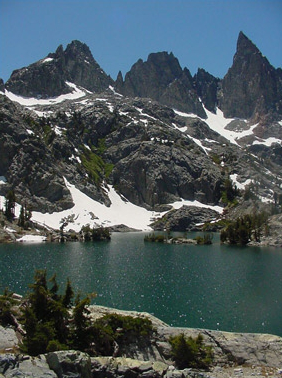
#> input picture images/nature01.png, 282 x 378 px
$ jupyter execute 01Blur.ipynb   (shell and % lines are left out)
#> lines starting #> are read from the running program, lines starting #| are printed output that depends on the picture
[cell 1]
import numpy as np
import cv2
from matplotlib import pyplot as plt

import matplotlib.pyplot as plt
import matplotlib.image as mpimg

import math

[cell 2]
image = cv2.imread("../../images/nature01.png")
#> image is the input picture: shape (378, 282, 3); mean B, G, R 92.4, 88.4, 75
image = cv2.cvtColor(image, cv2.COLOR_BGR2RGB)
image.shape
#> Out = (378, 282, 3)

[cell 3]
plt.title("Original")
plt.imshow(image)

[cell 4]
blurred = np.hstack([
    cv2.blur(image, (3, 3))])
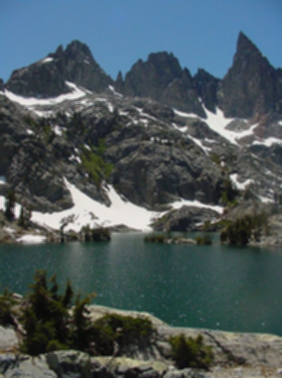
#> blurred: shape (378, 282, 3); mean R, G, B 75, 88.4, 92.4

blurred.shape
#> Out = (378, 282, 3)

[cell 5]
#fig = plt.figure(figsize=(5,5))
plt.title("Averaged")
plt.imshow(blurred)

### Average

[cell 6]
blurred = np.hstack([
    cv2.blur(image, (3, 3)),
    cv2.blur(image, (5, 5)),
    cv2.blur(image, (7, 7))])
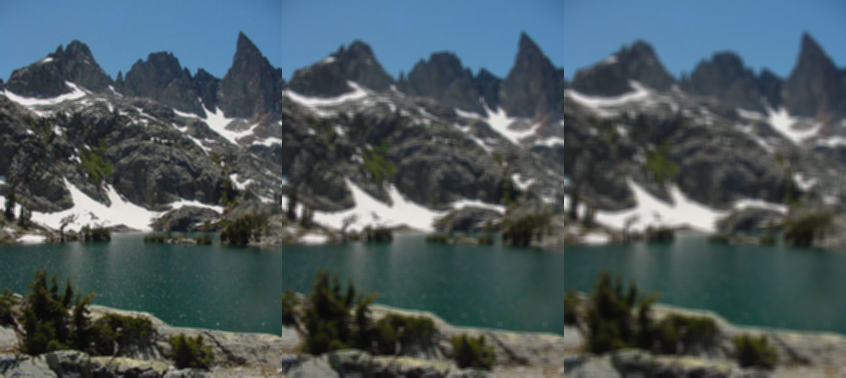
#> blurred: shape (378, 846, 3); mean R, G, B 75, 88.4, 92.4

[cell 7]
blurred.shape
#> Out = (378, 846, 3)

[cell 8]
fig = plt.figure(figsize=(20,10))
plt.title("Averaged")
plt.imshow(blurred)

### GaussianBlur

[cell 9]
blurred = np.hstack([
    cv2.GaussianBlur(image, (3, 3), 0),
    cv2.GaussianBlur(image, (5, 5), 0),
    cv2.GaussianBlur(image, (7, 7), 0)])

fig = plt.figure(figsize=(15,10))
plt.title("GaussianBlur")
plt.imshow(blurred)

### Median

[cell 10]
blurred = np.hstack([
    cv2.medianBlur(image, 3),
    cv2.medianBlur(image, 5),
    cv2.medianBlur(image, 7)])
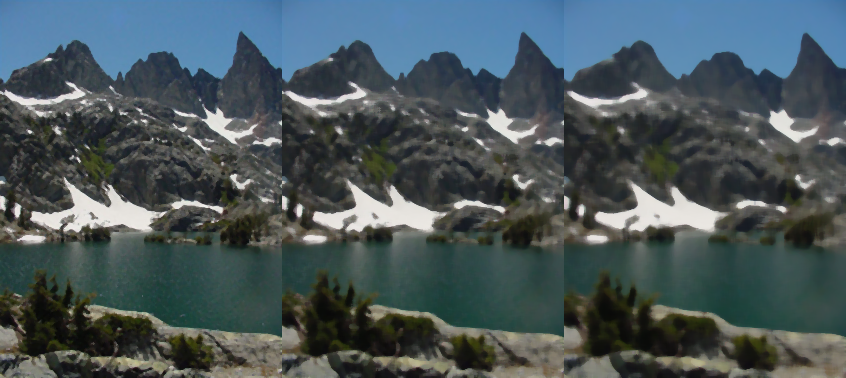
#> blurred: shape (378, 846, 3); mean R, G, B 73.4, 86.9, 90.8

fig = plt.figure(figsize=(15,10))
plt.title("Median")
plt.imshow(blurred)

เทียบกับ average : median ได้ edge ที่ sharp กว่า

### Bilateral

https://en.wikipedia.org/wiki/Bilateral_filter

[cell 11]
blurred = np.hstack([
    cv2.bilateralFilter(image, 5, 21, 21),
    cv2.bilateralFilter(image, 7, 31, 31),
    cv2.bilateralFilter(image, 9, 41, 41)])
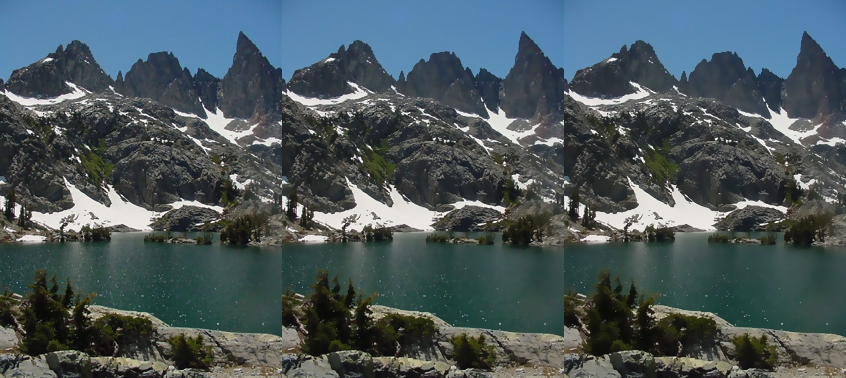
#> blurred: shape (378, 846, 3); mean R, G, B 74.8, 88.3, 92.3

fig = plt.figure(figsize=(15,10))
plt.title("Bilateral")
plt.imshow(blurred)

[cell 12]
blurred = np.hstack([
    cv2.bilateralFilter(image, 9, 41, 41)])
#> blurred: shape (378, 282, 3)

fig = plt.figure(figsize=(8,8))
plt.title("Bilateral")
plt.imshow(blurred)

$ run again, with images/beach.png copied over images/nature01.png
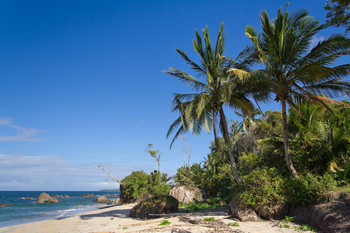
#> input picture images/beach.png, 350 x 233 px
#> image is the input picture: shape (233, 350, 3); mean B, G, R 136, 110.4, 78.6
#> `blurred = np.hstack([ cv2.medianBlur(image, 3), cv2.medianBlur(image, ..`:
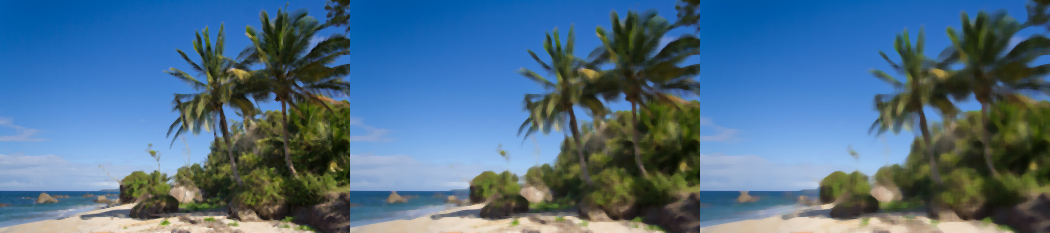
#> blurred: shape (233, 1050, 3); mean R, G, B 78, 110.1, 135.6
#> `blurred = np.hstack([ cv2.bilateralFilter(image, 5, 21, 21), cv2.bilat..`:
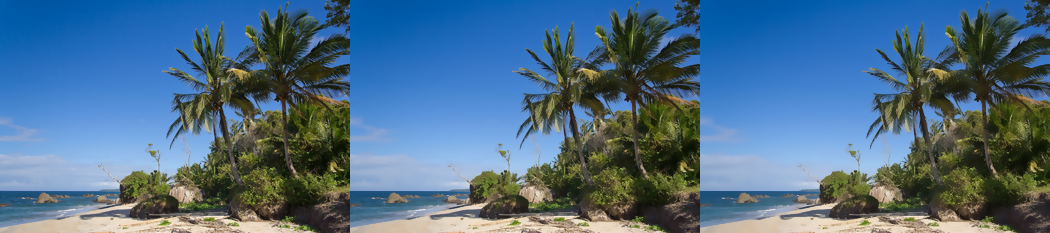
#> blurred: shape (233, 1050, 3); mean R, G, B 78.5, 110.3, 136
